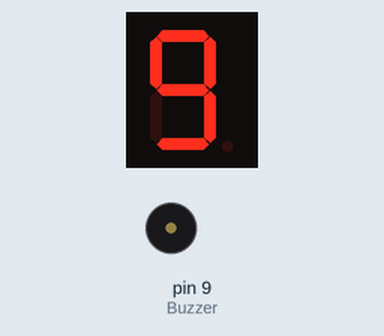
This sketch was run on a simulated Arduino Uno, built with avr-gcc and run on an emulated ATmega328P. Parts: 1-digit seven-segment display, buzzer (waves = sounding, pin HIGH). Wiring (inferred from the names in the program): 1-digit 7-segment display, segments lit when LOW: segments pin 2, pin 3, pin 4, pin 5, pin 6, pin 7, pin 8. The segment pins are drawn as the display they are named for; pins used as bus, display or sensor lines are not drawn.

Above: at 0.1 s.
At 5.2 s:
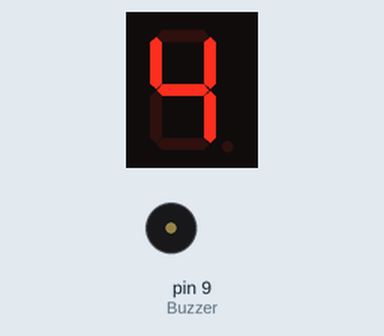
At 10.3 s:
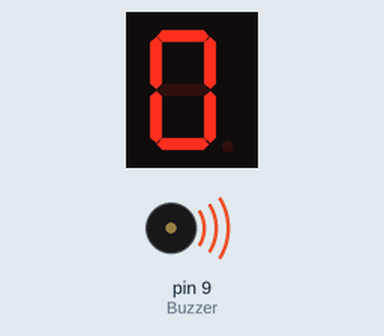
At 11.3 s:
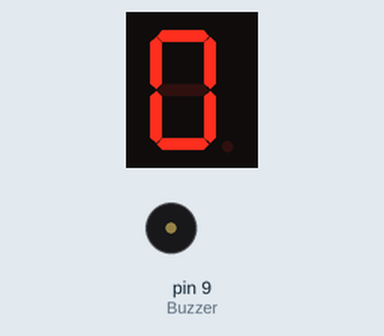
Timing chart, 0 to 40.0 s (numbered marks = the images above):
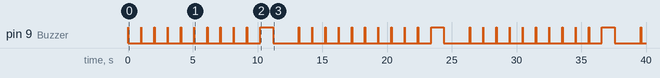

Measured:
- by itself, pin 9 (Buzzer): repeats every 13.2 s: HIGH 1.0 s, LOW 2.0 s, 10 × (HIGH 0.02 s, LOW 1.0 s)
- by itself, everything shown: repeats every 13.2 s, in 22 steps
- what the display in image 1 shows lasts 1.0 s, from 5.1 s to 6.1 s

The sketch:

MATRICE.ino
```cpp
int segments[10][7] = 	{
						{1, 1, 1, 1, 1, 1, 0}, //0
						{0, 1, 1, 0, 0, 0, 0}, //1
						{1, 1, 0, 1, 1, 0, 1}, //2
						{1, 1, 1, 1, 0, 0, 1}, //3
						{0, 1, 1, 0, 0, 1, 1}, //4
						{1, 0, 1, 1, 0, 1, 1}, //5
						{1, 0, 1, 1, 1, 1, 1}, //6
						{1, 1, 1, 0, 0, 0, 0}, //7
						{1, 1, 1, 1, 1, 1, 1}, //8
						{1, 1, 1, 1, 0, 1, 1} //9
						};

int pinArray[] = {2, 3, 4, 5, 6, 7, 8} ;

// Buzzer
int Buzzer = 9;

void setup()
{
	for(int i=0; i<7; i++)
	    pinMode(pinArray[i], OUTPUT);

	    pinMode(Buzzer, OUTPUT);
}

void loop()
{
		/*for(int i=0; i<10; i++){
		for(int j=0; j<7; j++)
		digitalWrite(pinArray[j], (segments[i][j]==1)?LOW:HIGH);
		delay(500);
		}*/

	for(int i=9; i>=0; i--){
		for(int j=6; j>=0; j--)
		digitalWrite(pinArray[j], (segments[i][j]==1) ?LOW:HIGH);
		digitalWrite(Buzzer, HIGH);
		delay(20);
		digitalWrite(Buzzer, LOW);
		delay(1000);
		}

		digitalWrite(Buzzer, HIGH);
		delay(1000);
		digitalWrite(Buzzer, LOW);
		delay(2000);
}
```
